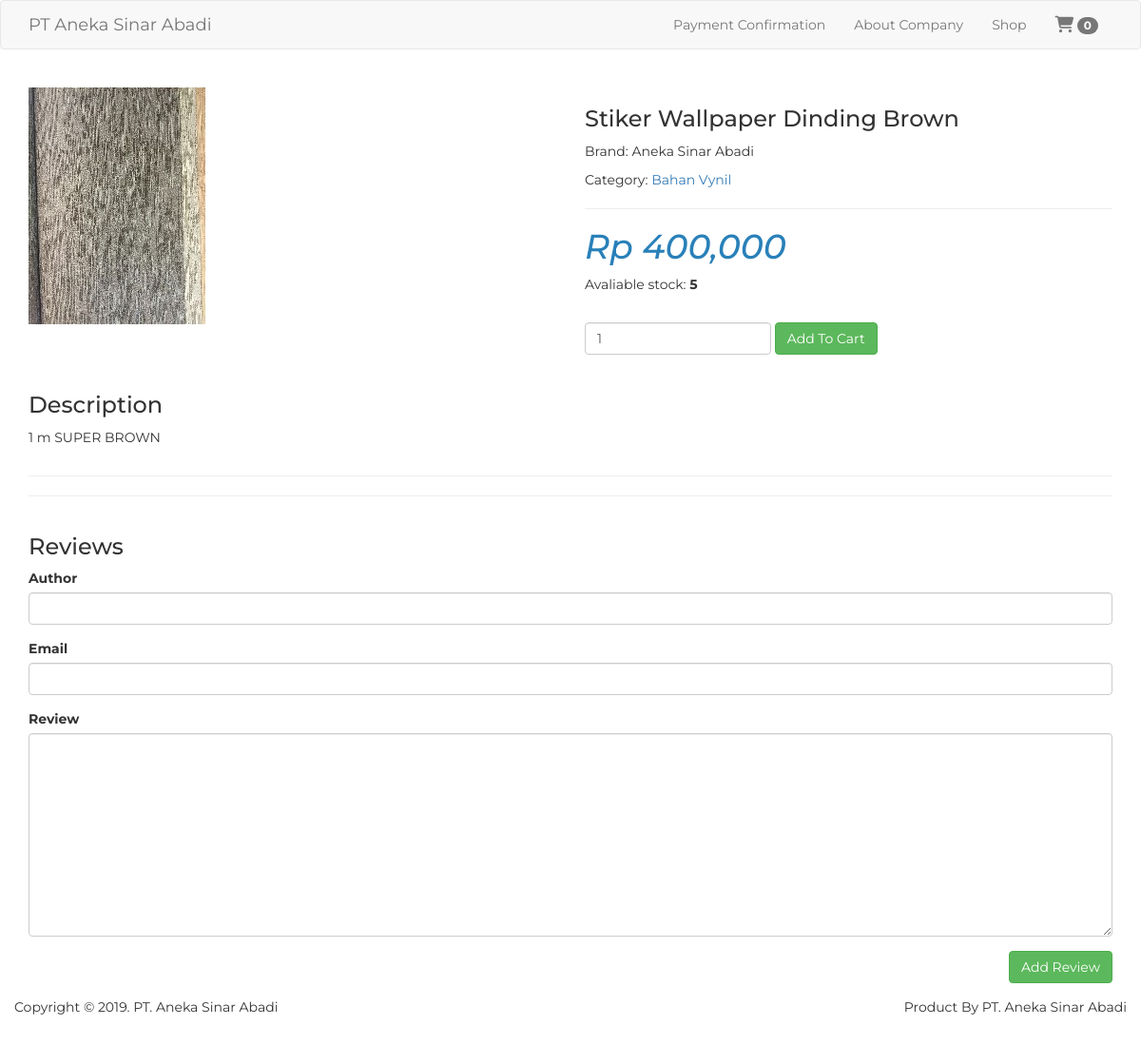
Page /shop/product/detail/24 on the committed database.
### tables this page shows
CREATE TABLE `product` (
  `id` int(11) NOT NULL,
  `sku` varchar(40) NOT NULL,
  `name` varchar(255) NOT NULL,
  `brand` varchar(255) NOT NULL,
  `description` text NOT NULL,
  `retail_price` bigint(20) NOT NULL,
  `wholesale_price` bigint(20) NOT NULL,
  `buy_price` bigint(20) NOT NULL,
  `stock` int(11) NOT NULL,
  `active` tinyint(1) NOT NULL DEFAULT '0',
  `img` varchar(255) DEFAULT NULL,
  `created_at` timestamp NOT NULL DEFAULT CURRENT_TIMESTAMP,
  `category_id` int(11) NOT NULL,
  `supplier_id` int(11) NOT NULL
);

CREATE TABLE `category` (
  `id` int(11) NOT NULL,
  `name` varchar(255) NOT NULL,
  `description` text NOT NULL,
  `created_at` timestamp NOT NULL DEFAULT CURRENT_TIMESTAMP
);

### application/core/MY_Controller.php (called while the page is built, shortened)
<?php
class MY_Controller extends CI_Controller {
	public function render_shop($view, $data=NULL) {
		$this->load->view('shop/layout', ['view' => $view, 'data' => $data]);
	}
}

### application/controllers/shop/Product.php (called while the page is built, shortened)
<?php
class Product extends MY_Controller {
	public function detail($id) {
		$data['title'] = 'Product Detail';
		$data['product'] = $this->m_product->get_where('product.id = '.$id.' AND product.active = 1');
		$data['reviews'] = $this->m_product_review->get_where('product_id = '.$id.' AND active = 1');
		$category_id = $data['product']->category_id;
		$data['related_products'] = $this->m_product->get_where('product.active = 1 AND product.id != '.$id.' AND product.category_id = '.$category_id, 3);
		$this->render_shop('shop/products/detail', $data);
	}
}

### index.php (called while the page is built, shortened)
<?php
require_once BASEPATH.'core/CodeIgniter.php';

### application/models/Product_model.php (called while the page is built, shortened)
<?php
class Product_model extends MY_Model {
	private function get_general() {
		$this->db->select('product.*,
											 category.name AS category_name,
											 supplier.name AS supplier_name,
											 category.id AS category_id,
											 supplier.id AS supplier_id');
		$this->db->join('supplier', 'supplier.id = product.supplier_id', 'left');
		$this->db->join('category', 'category.id = product.category_id', 'left');
	}
	public function get_where($where, $limit = NULL) {
		$this->db->where($where);
		if ($limit) {
			$query = $this->db->get('product', $limit);
		} else {
			$query = $this->db->get('product');
		}
		if ($query->num_rows() > 1) {
			return $query->result();
		} else {
			return $query->row();
		}
		return false;
	}
}

### application/views/shop/products/detail.php (the view, shortened to what this page needs)
<div class="row">
	<div class="col-md-6">
		<img src="<?php echo PRODUCT_IMG_BASE_URL.$product->img ?>" alt="<?php echo $product->name ?>" class="img-responsive">
	</div>
	<div class="col-md-6">
		<h3><?php echo $product->name ?></h3>
		<p>Brand: <?php echo $product->brand ?></p>
		<p>Category: <a href="<?php echo site_url('shop/category/'.$product->category_id) ?>"><?php echo $product->category_name ?></a></p>
		<hr>
		<h1 class="product-price">Rp <?php echo number_format($product->retail_price) ?></h1>
		<p>Avaliable stock: <b><?php echo $product->stock ?></b></p><br>
		<?php echo form_open('shop/cart/add', ['class' => 'form-inline']); ?>
		  <div class="form-group">
		    <input type="number" class="form-control" value="1" name="qty">
		  </div>
		  <button type="submit" class="btn btn-success">Add To Cart</button>
		<?php echo form_close(); ?>
	</div>
</div>
<br>
<div class="row">
	<div class="col-md-12">
		<h3>Description</h3>
		<p><?php echo nl2br($product->description) ?></p>
	</div>
</div>
<hr>
<hr>
<div class="row">
	<div class="col-md-12">
		<h3>Reviews</h3>
		<?php echo form_open('shop/product/add_review/'.$product->id); ?>
			<div class="form-group">
				<?php echo form_label('Author', 'author', ['class' => 'control-label']); ?>
				<?php echo form_input('author', set_value('author'), ['class' => 'form-control']); ?>
			</div>
			<div class="form-group">
				<?php echo form_label('Email', 'email', ['class' => 'control-label']); ?>
				<?php echo form_input('email', set_value('email'), ['class' => 'form-control']); ?>
			</div>
			<div class="form-group">
				<?php echo form_label('Review', 'content', ['class' => 'control-label']); ?>
				<?php echo form_textarea('content', set_value('content'), ['class' => 'form-control']); ?>
			</div>
			<div class="form-group pull-right">
				<button class="btn btn-success">Add Review</button>
			</div>
		<?php echo form_close(); ?>
	</div>
</div>

### assets/css/shop.css (style rules this page uses)
html, body { font-family: 'Montserrat', sans-serif; }
body { padding-bottom: 20px; }
.product-price { color: #2980b9; font-style: italic; }
p { text-align: justify; }

### rows in the picture
product: img (picture), name "Stiker Wallpaper Dinding Brown", brand "Aneka Sinar Abadi", category.name "Bahan Vynil", retail_price "400,000", stock "5", description "1 m SUPER BROWN"

### other values in the picture
$this->cart->total_items() "0"
form_label('Author', 'author', ['class' => 'control-label']) "Author"
form_label('Email', 'email', ['class' => 'control-label']) "Email"
form_label('Review', 'content', ['class' => 'control-label']) "Review"
